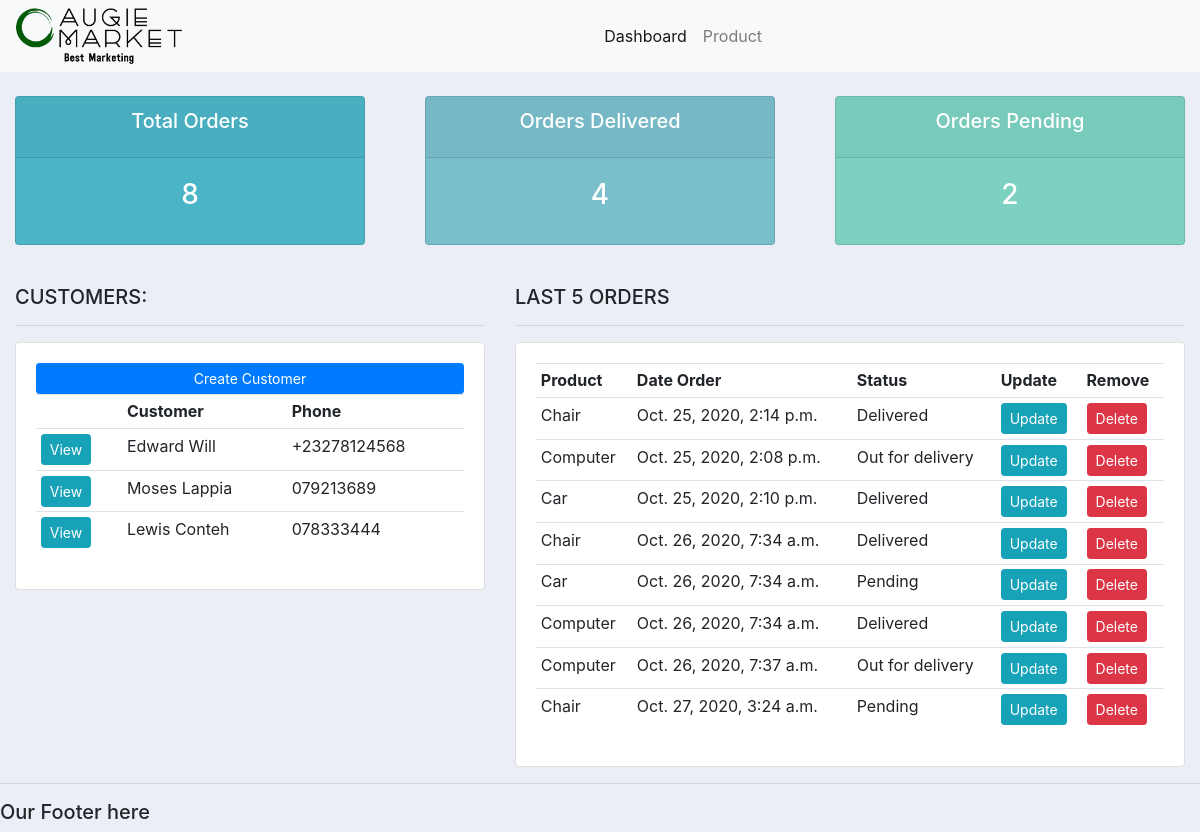
Before: / with the older database file.
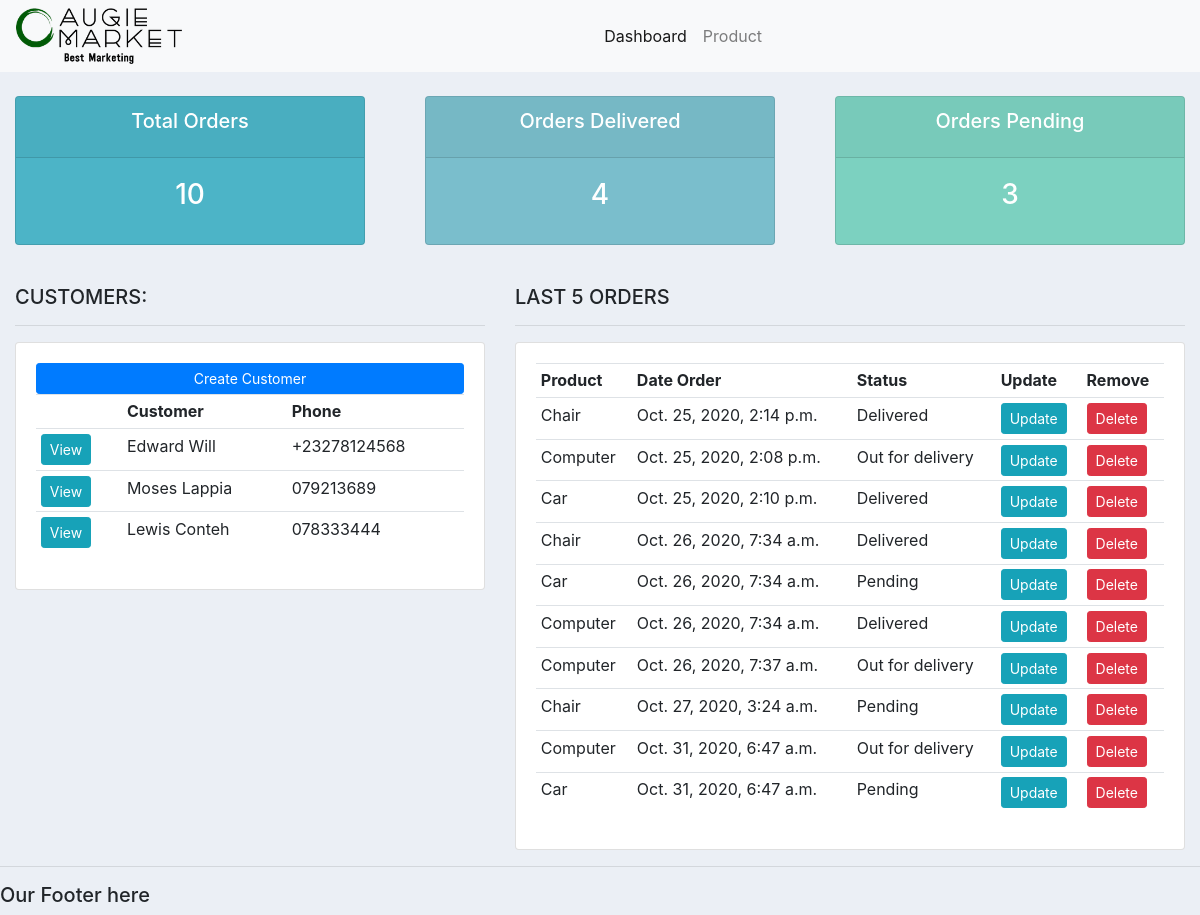
After: the same page with the newer database file.
### accounts/models.py (models this page shows, shortened)
class Customer(models.Model):
    name = models.CharField(max_length=200, null=True)
    phone_number = models.CharField(max_length=50, null=True)
    email = models.CharField(max_length=100, null=True)
    date_created = models.DateTimeField(auto_now=True, null=True)

class Order(models.Model):
    STATUS = (('Pending', 'Pending'), ('Out for delivery', 'Out for delivery'), ('Delivered', 'Delivered'))
    product = models.ForeignKey(Product, null=True,on_delete=models.SET_NULL)
    customer = models.ForeignKey(Customer, null=True,on_delete=models.SET_NULL)
    date_created = models.DateTimeField(auto_now=True, null=True)
    status = models.CharField(max_length=200, null=True, choices=STATUS)

class Product(models.Model):
    CATEGORY = (('Indoor', 'Indoor'), ('Outdoor', 'Outdoor'))
    product_name = models.CharField(max_length=200, null=True)
    price = models.FloatField(null=True)
    category = models.CharField(max_length=200, null=True, choices=CATEGORY)
    description = models.CharField(max_length=200, null=True, blank=True)
    date_created = models.DateTimeField(auto_now=True, null=True)
    tags = models.ManyToManyField(Tag)
    def __str__(self):
        return self.product_name

### accounts/views.py (the view)
# urls.py: path('', views.home, name = 'home'),
def home(request):
    orders = Order.objects.all()
    customers = Customer.objects.all()
    total_customers = customers.count()
    total_orders = orders.count()
    delivered = orders.filter(status='Delivered').count()
    pending = orders.filter(status='Pending').count()
    context = {
        'orders': orders,
        'customers': customers,
        'total_customers': total_customers,
        'total_orders': total_orders,
        'delivered': delivered,
        'pending': pending
        }
    return render(request, 'accounts/dashboard.html', context)

### accounts/templates/accounts/dashboard.html
{% extends 'accounts/main.html' %}
{% block content %}
{% include 'accounts/status.html' %}
<br>
    <div class="container-fluid">
        <div class="row">
            <div class="col-md-5">
                <h5>CUSTOMERS:</h5>
                <hr>
                <div class="card card-body">
                    <a class="btn btn-primary btn-sm btn-block" href="">Create Customer</a>
                    <table class="table table-sm">
                        <tr>
                            <th></th>
                            <th>Customer</th>
                            <th>Phone</th>
                        </tr>
                        {% for customer in customers%}
                            <tr>
                                <td><a class="btn btn-sm btn-info" href="{% url 'customer' customer.id %}"> View </a></td>
                                <td>{{customer.name}}</td>
                                <td>{{customer.phone_number}}</td>
                            </tr>
                        {% endfor %}
                    </table>
                </div>
            </div>
            <div class="col-md-7">
                <h5>LAST 5 ORDERS</h5>
                <hr>
                <div class="card card-body">
                    <table class="table table-sm">
                        <tr>
                            <th>Product</th>
                            <th>Date Order</th>
                            <th>Status</th>
                            <th>Update</th>
                            <th>Remove</th>
                        </tr>
                        {% for order in orders %}
                            <tr>
                                <td>{{order.product}}</td>
                                <td>{{order.date_created}}</td>
                                <td>{{order.status}}</td>
                                <td><a class="btn btn-sm btn-info" href="{% url 'update_order' order.id %}">Update</a></td>
                                <td><a class="btn btn-sm btn-danger" href="{% url 'delete_order' order.id %}">Delete</a></td>
                            </tr>
                        {% endfor %}
                    </table>
                </div>
            </div>
        </div>
    </div>
{% endblock  %}

Changed rows visible on the page:
added Order: product "Computer", date_created "Oct. 31, 2020, 6:47 a.m.", status "Out for delivery"
added Order: product "Car", date_created "Oct. 31, 2020, 6:47 a.m.", status "Pending"
Other visible differences:
{{ total_orders }}: "8" → "10"
{{ pending }}: "2" → "3"
